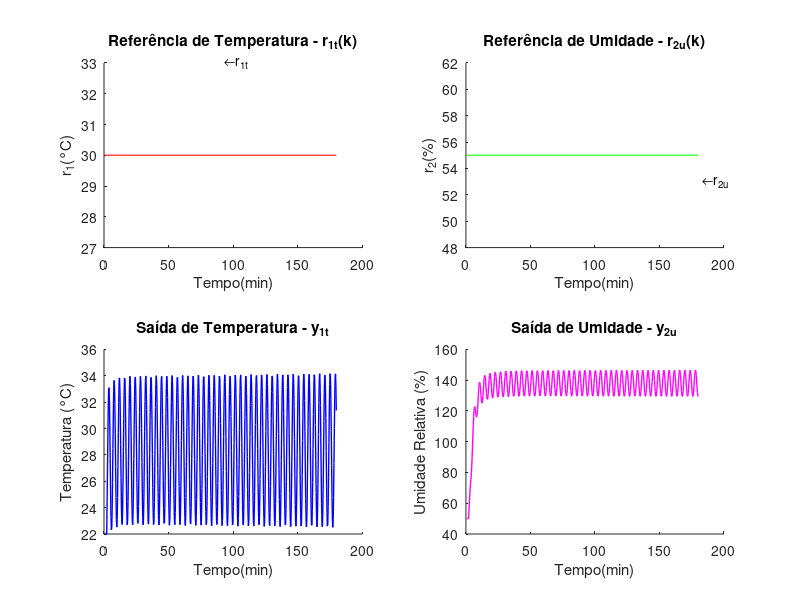

Write MATLAB code to recreate this figure.
% --SCRIPT - IMPLEMENTAR PATAMARES EM SISTEMA TITO --
clear; clc; %close all;

qtde_amostras = 600;
T_amostra = 18;


%% INICIALIZAÇÕES
u_2u = zeros(1, qtde_amostras);
y_11t = zeros(1, qtde_amostras);
y_12u = zeros(1, qtde_amostras);
y_21t = zeros(1, qtde_amostras);
y_22u = zeros(1, qtde_amostras);
y_1t = zeros(1, qtde_amostras);
y_2u = zeros(1, qtde_amostras);
erro1 = zeros(1, qtde_amostras);
erro2 = zeros(1, qtde_amostras);
tempo = zeros(1, qtde_amostras);
r_1t = zeros(1, qtde_amostras);
r_2u = zeros(1, qtde_amostras);

y_1t_inicial = 22; % Condição inicial da saída de temperatura
y_2u_inicial = 50;
% Este loop inicializa as variáveis para os primeiros 7 pontos de tempo.
% As condições iniciais de 20°C e 17.3% são definidas aqui para ENTRADAS E SAÍDAS.
for k = 1:7
    % As entradas são os setpoints de referência.
    r_1t(k) = 30;
    r_2u(k) = 55;
    % As saídas do sistema inicializadas com os mesmos
    % valores das entradas para simular as condições iniciais.
    y_1t(k) = y_1t_inicial;
    y_2u(k) = y_2u_inicial;
    
    % Inicialização do vetor de tempo e erro. Com a saída = entrada,
    % o erro inicial é zero, como esperado para um estado de equilíbrio.
    tempo(k) = k*T_amostra;
    erro1(k) = r_1t(k) - y_1t(k);
    erro2(k) = r_2u(k) - y_2u(k);
end
r_1t(8:qtde_amostras) = 30; 
% r_1t((qtde_amostras/3+1):(2*qtde_amostras/3)) = 36; 
% r_1t((2*qtde_amostras/3+1):qtde_amostras) = 36;
r_2u(8:qtde_amostras) = 55; 
% r_2u((qtde_amostras/3+1):(2*qtde_amostras/3)) = 50;
% r_2u((2*qtde_amostras/3+1):qtde_amostras) = 55;
%% LOOPS PARA MALHA ABERTA E FECHADA
%variaveis da ft para testar a estabilidade
K_temp = 4.878;
a11_1 = 0.08796*K_temp;
a11_2 = 0.00509*K_temp;
a21_1 = - 0.1294*K_temp;
a21_2 = - 0.007485*K_temp;
K_umid = 0.1;
a12_1 = -0.03556*K_umid;
a12_2 = -0.1718*K_umid;
a22_1 = 0.2455*K_umid;
a22_2 = 1.869*K_umid;
% Loop para avaliar as alteraçoes do valor de K

% Kp_u = .3177;
% 
% Ki_u = 0.0059;
% 
% Kd_u = 4.2889;
% 
% g0 = Kp_u + ((Ki_u*T_amostra)/2) + (Kd_u/T_amostra);
% g1 = ((Ki_u*T_amostra)/2) - Kp_u - ((2*Kd_u)/T_amostra);
% g2 = Kd_u/T_amostra;
g0 = 0;
g1 = 0;
g2 = 0;
%malha fechada
for k = 8:qtde_amostras
    y_11t(k) = 0.9678 * y_11t(k-1) + a11_1 * erro1(k-4) + a11_2 * erro1(k-5);
    y_12u(k) = 0.9331 * y_12u(k-1) + a12_1 * r_2u(k-3) + a12_2 * r_2u(k-4);
    y_21t(k) = 0.9676 * y_21t(k-1) + a21_1 * erro1(k-6) + a21_2 * erro1(k-7);
    y_22u(k) = 0.9048 * y_22u(k-1) + a22_1 * r_2u(k-1) + a22_2 * r_2u(k-2);
    
    y_1t(k) = y_11t(k) + y_12u(k) + y_1t_inicial;
    y_2u(k) = y_21t(k) + y_22u(k) + y_2u_inicial;
    erro1(k) = r_1t(k) - y_1t(k);
    %erro2(k) = r_2u(k) - y_2u(k);
    %u_2u(k) = u_2u(k-1) + g0 * erro2(k) + g1 * erro2(k-1) + g2 * erro2(k-2);
    % if u_2u(k) > 100
    %     u_2u(k) = 100;
    % end
    % if u_2u(k) < 0
    %     u_2u(k) = 0;
    % end
    tempo(k)=k*T_amostra;

end

%% PLOTAGEM DE GRÁFICOS


%MALHA FECHADA 
figure(2)

% Primeiro subplot – Saída y_1
subplot(2,2,1) 
hold on
plot(tempo/60, r_1t,'r', 'LineWidth', 1)
ylabel('r_{1}(°C)');
xlabel('Tempo(min)');
title('Referência de Temperatura - r_{1t}(k)');
text((310*T_amostra/60),33,'\leftarrowr_{1t}');
hold off

%------------
subplot(2,2,2) 
hold on
plot(tempo/60, r_2u, 'g', 'LineWidth', 1)
ylabel('r_{2}(%)');
xlabel('Tempo(min)');
title('Referência de Umidade - r_{2u}(k)');
text((610*T_amostra/60),53,'\leftarrowr_{2u}');
hold off
%-------------------
subplot(2,2,3) 
hold on
plot(tempo/60, y_1t,'b', 'LineWidth', 1)
% plot(tempo/60, erro1,'g', 'LineWidth', 1)
ylabel('Temperatura (°C)');
xlabel('Tempo(min)');
% title('Saída e Erro de Temperatura - y_{1t} e e_{1t}');
title('Saída de Temperatura - y_{1t}');
% legend('y_{1t}','e_{1t}')
hold off
%-------------------
subplot(2,2,4)
hold on
plot(tempo/60, y_2u,'m', 'LineWidth', 1)
% plot(tempo/60, erro2,'g', 'LineWidth', 1)
% title('Saída e Erro de Umidade - y_{2u} e e_{2u}')
title('Saída de Umidade - y_{2u}')

ylabel('Umidade Relativa (%)');
xlabel('Tempo(min)');
% legend('y_{2u}','e_{2u}')

hold off
% %-------------------
% subplot(3,2,5) 
% hold on
% plot(tempo/60, erro1,'b', 'LineWidth', 1)
% ylabel('e_{1}(°C)');
% xlabel('Tempo(min)');
% title('Erro de Temperatura - e_{1t}');
% hold off
% %-------------------
% subplot(3,2,6)
% hold on
% plot(tempo/60, erro2,'y', 'LineWidth', 1)
% title('Erro de Umidade - e_{2u}')
% ylabel('e_{2}(%)');
% xlabel('Tempo(min)');
% hold off
